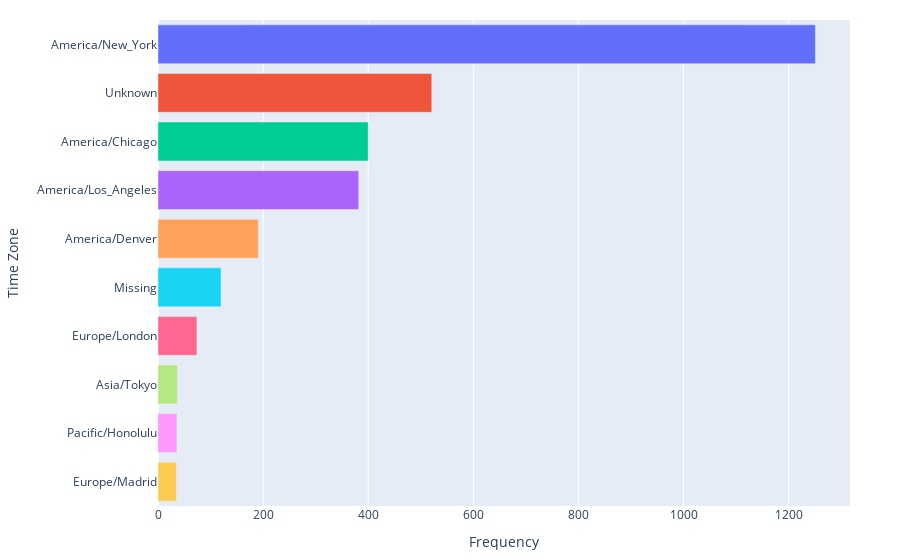

The notebook cell saved with this chart:
### Code cell
# Plot using Plotly
tz_subset = tz_counts.head(10)

fig = go.Figure(go.Bar(x=tz_subset.to_numpy(), y=tz_subset.index, orientation='h', 
                       marker_color=px.colors.qualitative.Plotly))

fig.update_layout(
    margin=dict(l=50, r=50, b=20, t=20),
    xaxis=dict(title_text='Frequency'),
    yaxis=dict(autorange='reversed', title_text='Time Zone'))

fig.show()

### Figure 1 — Plotly figure (JSON) as saved in the notebook; plotly's stock layout.template omitted (floating-point values rounded to 4 significant figures)
{"data": [{"marker": {"color": ["#636EFA", "#EF553B", "#00CC96", "#AB63FA", "#FFA15A", "#19D3F3", "#FF6692", "#B6E880", "#FF97FF", "#FECB52"]}, "orientation": "h", "type": "bar", "x": [1251, 521, 400, 382, 191, 120, 74, 37, 36, 35], "y": ["America/New_York", "Unknown", "America/Chicago", "America/Los_Angeles", "America/Denver", "Missing", "Europe/London", "Asia/Tokyo", "Pacific/Honolulu", "Europe/Madrid"]}], "layout": {"margin": {"b": 20, "l": 50, "r": 50, "t": 20}, "xaxis": {"title": {"text": "Frequency"}}, "yaxis": {"autorange": "reversed", "title": {"text": "Time Zone"}}}}
